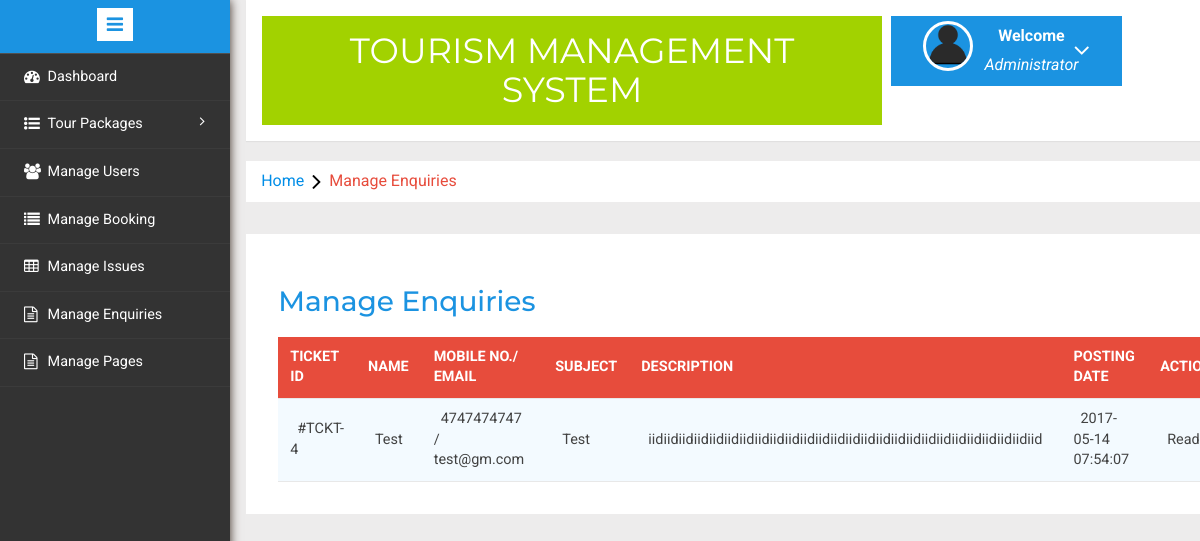
The page /admin/manage-enquires.php (signed in) on the database its author committed.
### tables this page shows
CREATE TABLE `tblenquiry` (
  `id` int(11) NOT NULL,
  `FullName` varchar(100) DEFAULT NULL,
  `EmailId` varchar(100) DEFAULT NULL,
  `MobileNumber` char(10) DEFAULT NULL,
  `Subject` varchar(100) DEFAULT NULL,
  `Description` mediumtext DEFAULT NULL,
  `PostingDate` timestamp NULL DEFAULT current_timestamp(),
  `Status` int(1) DEFAULT NULL
);

### admin/manage-enquires.php (the view, shortened to what this page needs)
<?php
include('includes/config.php');
if(strlen($_SESSION['alogin'])==0)
	{
header('location:index.php');
}
else{
	?>
<!DOCTYPE HTML>
<html>
<head>
<link href="css/bootstrap.min.css" rel='stylesheet' type='text/css' />
<link href="css/style.css" rel='stylesheet' type='text/css' />
<link rel="stylesheet" href="css/morris.css" type="text/css"/>
<link href="css/font-awesome.css" rel="stylesheet">
<link rel="stylesheet" type="text/css" href="css/table-style.css" />
<link rel="stylesheet" type="text/css" href="css/basictable.css" />
<link rel="stylesheet" href="css/icon-font.min.css" type='text/css' />
</head>
<body>
   <div class="page-container">
<div class="left-content">
	   <div class="mother-grid-inner">
				<?php include('includes/header.php');?>
				</div>
<ol class="breadcrumb">
                <li class="breadcrumb-item"><a href="index.html">Home</a><i class="fa fa-angle-right"></i>Manage Enquiries</li>
            </ol>
<div class="agile-grids">
				<div class="agile-tables">
					<div class="w3l-table-info">
					  <h2>Manage Enquiries</h2>
					    <table id="table">
						<thead>
						  <tr>
						  <th>Ticket id</th>
							<th>Name</th>
							<th>Mobile No./ Email</th>
							<th>Subject </th>
							<th>Description </th>
							<th>Posting date </th>
							<th>Action </th>
						  </tr>
						</thead>
						<tbody>
<?php $sql = "SELECT * from tblenquiry";
$query = $dbh -> prepare($sql);
$query->execute();
$results=$query->fetchAll(PDO::FETCH_OBJ);
if($query->rowCount() > 0)
{
foreach($results as $result)
{				?>
						  <tr>
							<td width="120">#TCKT-<?php echo htmlentities($result->id);?></td>
							<td width="50"><?php echo htmlentities($result->FullName);?></td>
								<td width="50"><?php echo htmlentities($result->MobileNumber);?> /<br />
								<?php echo $result->EmailId;?></td>
							<td width="200"><?php echo htmlentities($result->Subject);?></a></td>
							<td width="400"><?php echo htmlentities($result->Description);?></td>
								<td width="50"><?php echo htmlentities($result->PostingDate);?></td>
								<?php if($result->Status==1)
{
	?><td>Read</td>
<?php } else {?>
<td><a href="manage-enquires.php?eid=<?php echo htmlentities($result->id);?>" onclick="return confirm('Do you really want to read')" >Pending</a>
</td>
<?php } ?>
</tr>
						 <?php } }?>
						</tbody>
					  </table>
					</div>
			</div>
</div>
</div>
						<?php include('includes/sidebarmenu.php');?>
							</div>
</body>
</html>
<?php } ?>

### admin/css/table-style.css (style rules this page uses)
table { background: white; border-collapse: collapse; margin: 1.25em 0 0; width: 100%; }
table tr, table th, table td { border: none; border-bottom: 1px solid #e8e8e8; font-size: .95em; }
table th, table td { padding: 10px 12px; text-align: left; }
table th { background: #e74c3c; color: #fff; text-transform: uppercase; }
table tr td { background: #f3faff; color: #424242; }
table { width: 100%; }

### rows shown on the page
tblenquiry: id "4", FullName "Test", MobileNumber "4747474747", EmailId "test@gm.com", Subject "Test", Description "iidiidiidiidiidiidiidiidiidiidiidiidiidiidiidiidiidiidiidiidiidiidiidiidiidiid", PostingDate "2017-05-14 07:54:07", Status "Read"
